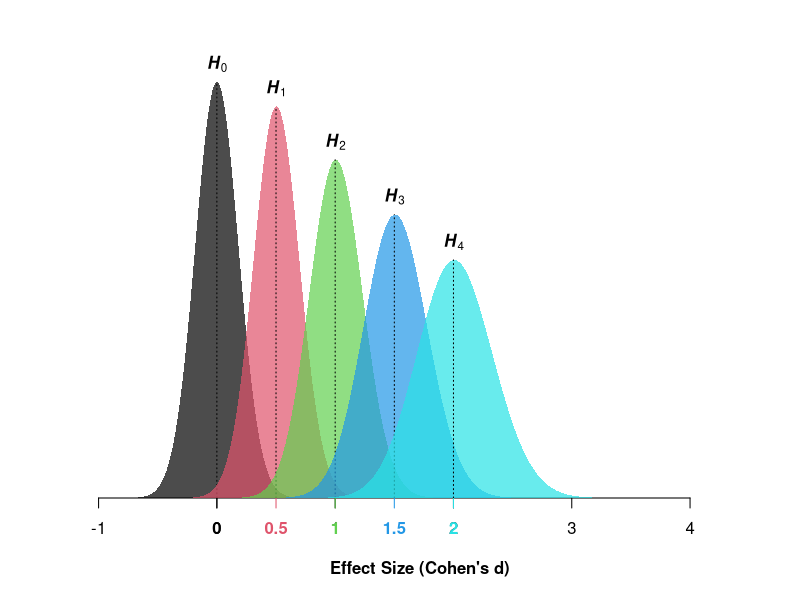

Reproduce this figure in R.
alt.hyp = function(N, d){
  
options(warn = -1) ; d = sort(d)
df = N - 1  ;  d.SE = 1/sqrt(N)  ;  ncp.min = min(d)*sqrt(N)  ;  ncp.max = max(d)*sqrt(N)
min.d = d.SE*qt(1e-5, df, ncp.min)  ;  max.d = d.SE*qt(0.99999, df, ncp.max)  
  
for(i in 1:length(d)){      
H = curve(dt(d[i]*sqrt(N), df, x*sqrt(N)), min.d, max.d, n = 1e3, xlab = "Effect Size (Cohen's d)", 
          ylab = NA, ty = "n", add = i!= 1, bty = "n", yaxt = "n", font.lab = 2, yaxs = "i")
      
polygon(H, col = adjustcolor(i, .7), border = NA)
text(d[i], max(H$y), bquote(bolditalic(H[.(i-1)])), pos = 3, xpd = NA)
axis(1, at = d[i], col = i, col.axis = i, font = 2)
segments(d[i], 0, d[i], max(H$y), lty = 3)
   }
}
# Example of use:
alt.hyp(N = 30, d = seq(0, 2, .5))
